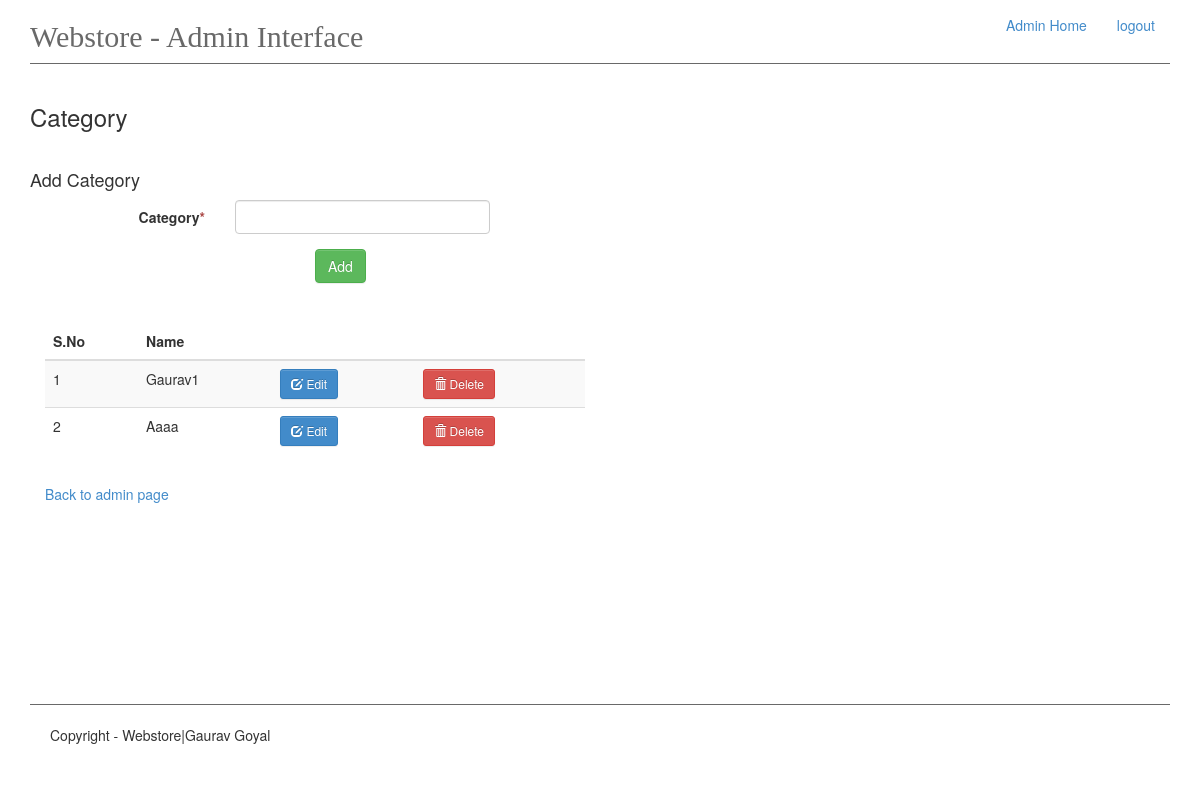
The page /admin/category/add/ (signed in) on the database as committed earlier.
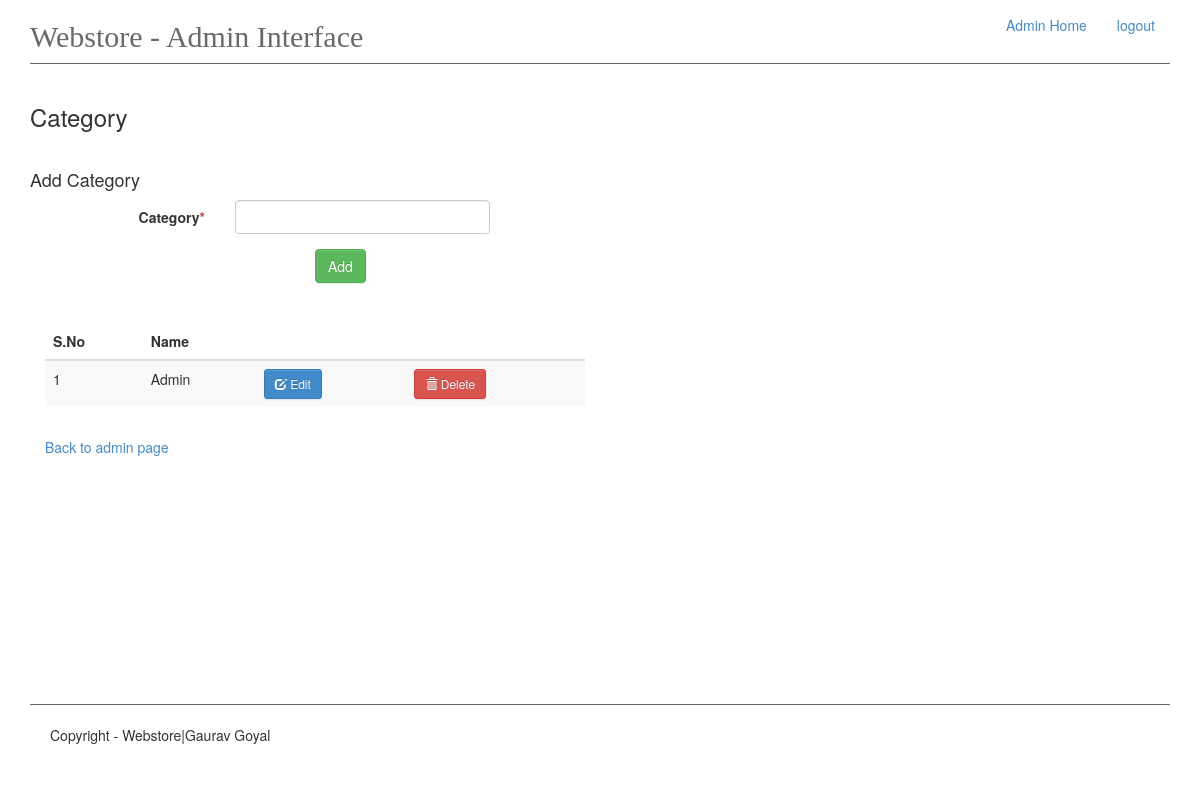
The same page on the database as committed later.
### app/models.py (models this page shows, shortened)
class Category(db.Model):
    id = db.Column(db.Integer, primary_key=True)
    name = db.Column(db.String(50), unique=True, index=True)
    products = db.relationship('Product', backref='category', lazy='dynamic')

### app/views.py (the view, shortened to what this page needs)
@app.route('/admin/category/add/', methods=['GET', 'POST'])
@login_required
def add_category():
    form = CategoryForm()
    categories = Category.query.all()
    return render_template('admin-panel/category.html', form=form, categories=categories)

### app/forms.py
class CategoryForm(Form):
    name = TextField('Category', validators=[Required('Category name is required')])

### app/__init__.py (called while the page is built)
@admin_login.user_loader
def load_user(id):
    return Admin.query.get(int(id))

### app/templates/admin-panel/category.html (shortened to what this page needs)
{% extends 'admin-panel/admin.html' %}
{% block content %}
<h3>Category</h3>
   <br>
    <h4>Add Category</h4>
<form class="form-horizontal" method="post" enctype= "multipart/form-data">
                              {% for field in form if field.widget.input_type != 'hidden' %}
            <div class="col-md-12">
                <div class="form-group">
                    <label class="col-md-2 control-label">  {{ field.label }}<span class="text-danger">*</span></label>
                    <div class="col-md-3"> {{ field(class_='form-control') }}</div>
                    <div class="col-md-6">
                    </div>
                </div >
            </div>
        {% endfor %}
                            <div class="control-group">
                                <div class="controls col-md-offset-3">
                                    <input type="submit" class="btn btn-success" value="Add">
                                </div>
                            </div>
                        </form>
<br>
    <br>
<div class="col-md-6">
    <table class="table table-striped table-responsive col-md-6" id="cart_table">
                <thead>
                <tr>
                    <th>S.No</th>
                    <th>Name</th>
                    <th></th>
                    <th></th>
                </tr>
                </thead>
                <tbody>
                {% for item in categories %}
                    <tr>
                        <td>{{ loop.index }}</td>
                        <td>{{ item.name }}</td>
                        <td>
                            <a href="{{ url_for('edit_category' , pk = item.id) }}" class="btn btn-sm btn-primary">
                                <span class="glyphicon glyphicon-edit"></span> Edit</a>
                        </td>
                        <td>
                            <a href="{{ url_for('delete_category' , pk = item.id) }}" class="btn btn-sm btn-danger">
                                <span class="glyphicon glyphicon-trash"></span>
                                Delete</a>
                        </td>
                    </tr>
                {% endfor %}
                </tbody>
            </table>
</div>
    <br>
<div class="col-md-12"><a href="{{ url_for('admin_base') }}">Back to admin page</a></div>
{% endblock %}

Rows that differ between the two databases and show on the page:
removed Category: name "Aaaa"
changed Category: name "Gaurav1" → "Admin"
